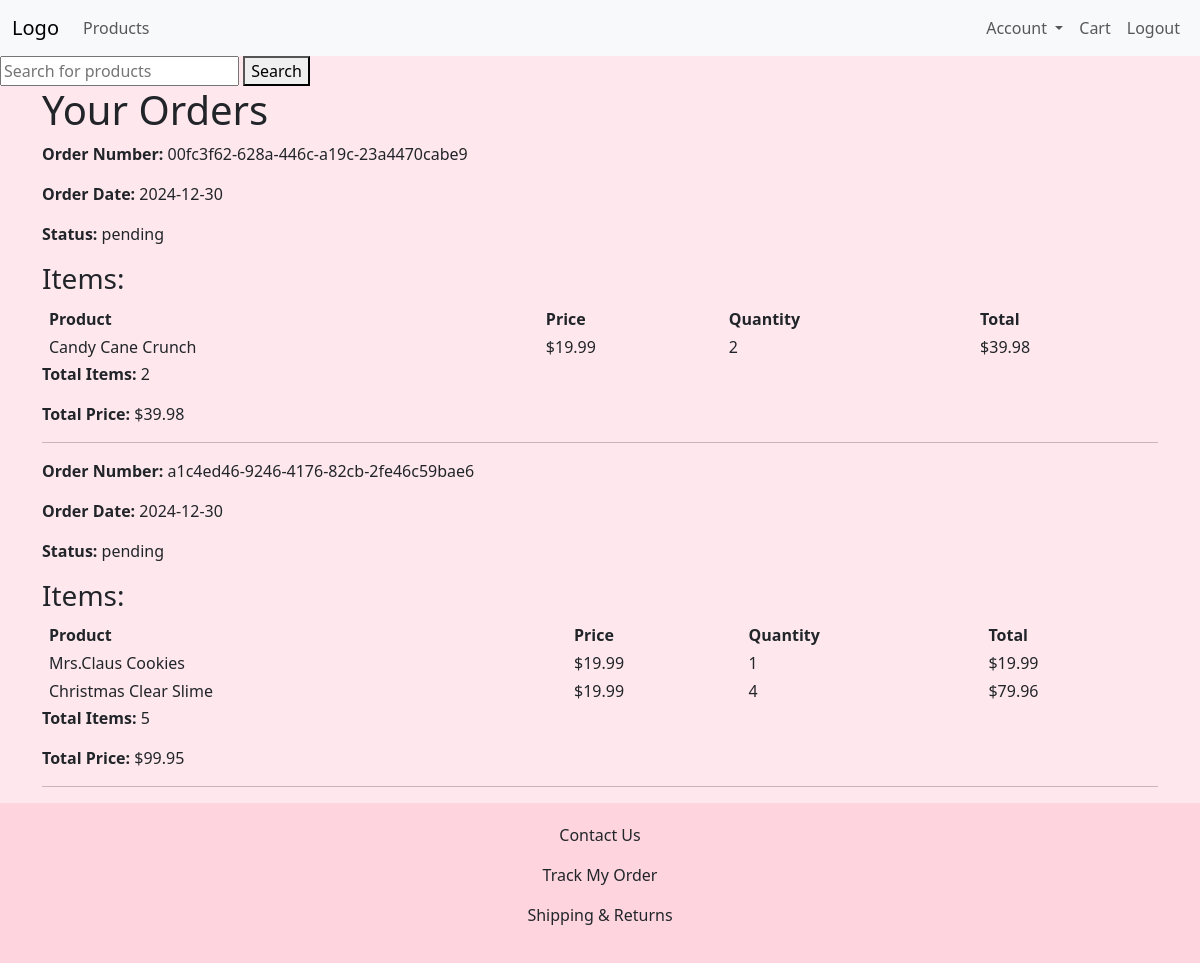
/orders (signed in), run on an earlier commit of the app's database.
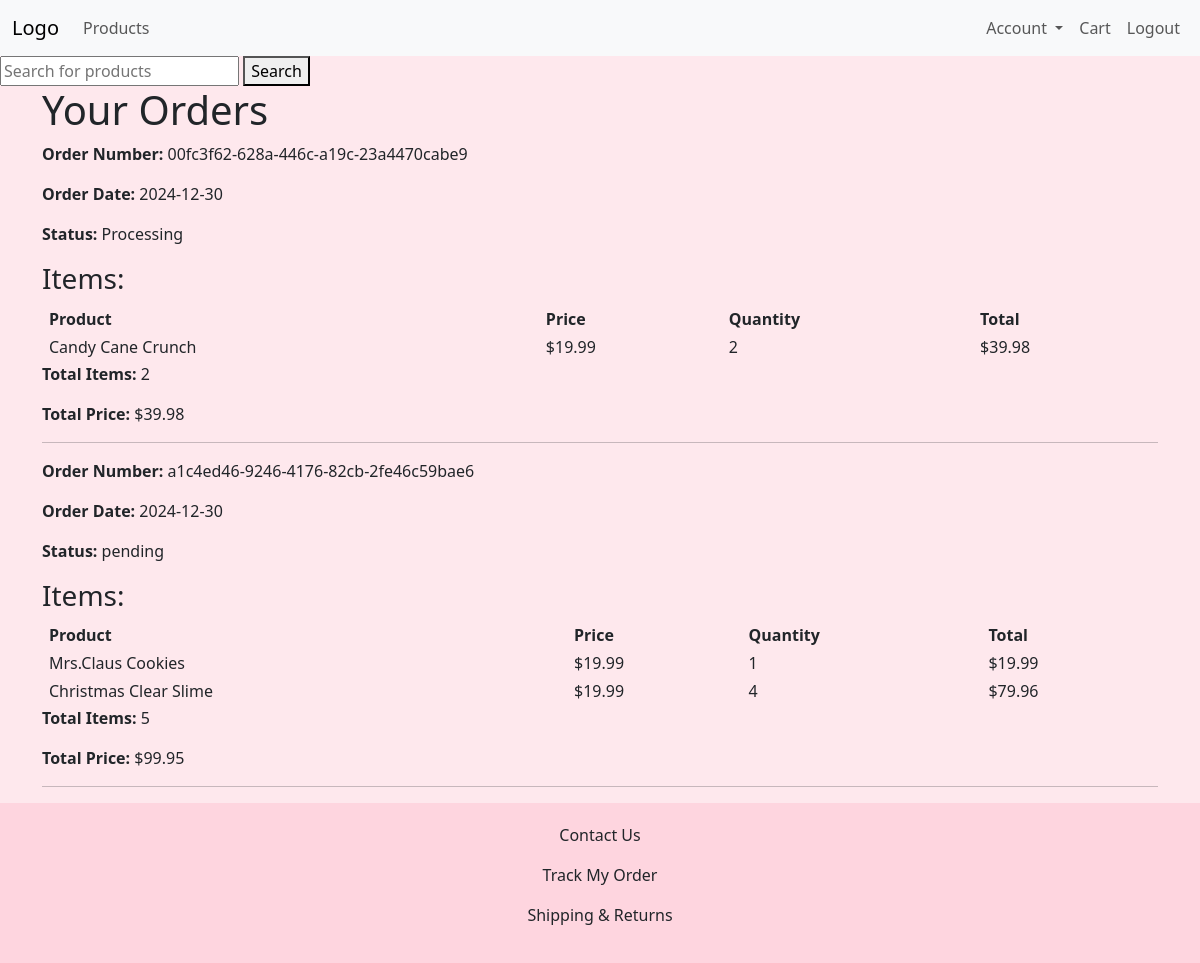
And on a later commit of the database.
### models.py (models this page shows, shortened)
class Order(db.Model):
    __tablename__ = 'orders'  # Define table name in the database
    id = db.Column(db.Integer, primary_key=True)  # Primary key for order
    user_id = db.Column(db.Integer, db.ForeignKey('users.id', name='fk_user_order'), nullable=False)
    order_date = db.Column(db.Date, default=lambda: datetime.now(pytz.timezone('America/New_York')).date())  # Date of the order
    total_price = db.Column(db.Float, nullable=False)  # Total price for the order
    total_items = db.Column(db.Integer, nullable=False, default=0)  # Total items in the order
    status = db.Column(db.String(20), default='pending')  # Order status (e.g., pending, shipped)
    order_number = db.Column(db.String(36), unique=True, nullable=False)  # UUID for unique order number
    user = db.relationship('User', back_populates='orders')
    items = db.relationship('OrderItem', back_populates='order')

### app.py (the view)
@app.route("/orders")
@login_required
def view_orders():
    orders = Order.query.filter_by(user_id=current_user.id).order_by(Order.order_date.desc()).all()
    return render_template("orders_comfirmation.html", orders=orders)

### app.py (called while the page is built)
@login_manager.user_loader
def load_user(user_id):
    return User.query.get(int(user_id))

### models.py (called while the page is built)
    @property
    def full_name(self):
        return f"{self.first_name} {self.last_name}"

### templates/orders_comfirmation.html (shortened to what this page needs)
{% extends "layout.html" %}
{% block body %}
    <div class="container">
        <h1>Your Orders</h1>
        {% if orders %}
            {% for order in orders %}
            <div class="order-summary">
                <p><strong>Order Number:</strong> {{ order.order_number }}</p>
                <p><strong>Order Date:</strong> {{ order.order_date }}</p>
                <p><strong>Status:</strong> {{ order.status }}</p>
                <h3>Items:</h3>
                <table>
                    <thead>
                        <tr>
                            <th>Product</th>
                            <th>Price</th>
                            <th>Quantity</th>
                            <th>Total</th>
                        </tr>
                    </thead>
                    <tbody>
                        {% for item in order.items %}
                        <tr>
                            <td>{{ item.product.name }}</td>
                            <td>${{ "%.2f" | format(item.price_at_purchase) }}</td>
                            <td>{{ item.quantity }}</td>
                            <td>${{ "%.2f" | format(item.price_at_purchase * item.quantity) }}</td>
                        </tr>
                        {% endfor %}
                    </tbody>
                </table>
                <p><strong>Total Items:</strong> {{ order.total_items }}</p>
                <p><strong>Total Price:</strong> ${{ "%.2f" | format(order.total_price) }}</p>
            </div>
            <hr>
            {% endfor %}
        {% else %}
            <p>You have no orders at the moment.</p>
        {% endif %}
    </div>
{% endblock %}

What changed in the data, as far as the page shows it:
changed Order "00fc3f62-628a-446c-a19c-23a4470cabe9": status "pending" → "Processing"
